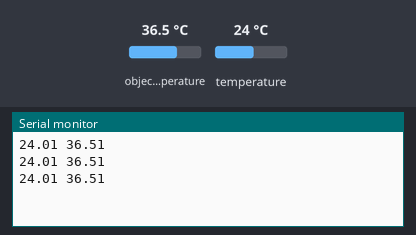
This sketch was run on a simulated Arduino Uno, built with avr-gcc and run on an emulated ATmega328P. Shown: the last lines printed to the serial monitor. The inputs (shaded band) are chosen by the test bench; at power-on: object temperature 36.5 °C, temperature 24 °C.

Above: at 1.3 s.
1.4 s: object temperature set to 20 °C
At 1.9 s:
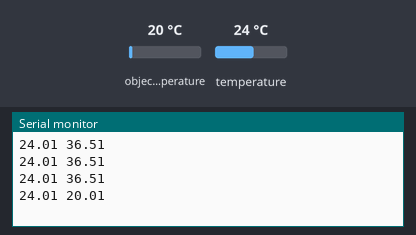
2.9 s: temperature set to 12 °C
At 3.4 s:
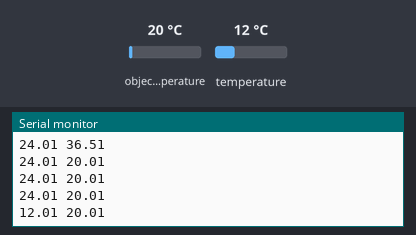
4.4 s: object temperature set to 26 °C
At 4.9 s:
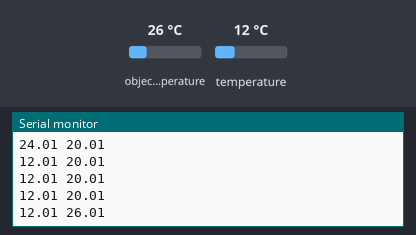
Timing chart, 0 to 7.4 s (numbered marks = the images above; inputs shaded):
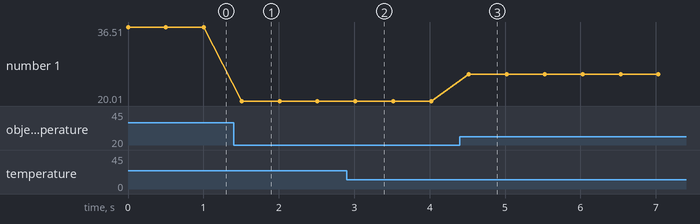

The sketch:

MLX_90614.ino
```cpp
#include <Adafruit_MLX90614.h>
Adafruit_MLX90614 mlx = Adafruit_MLX90614();

void setup() {
  Serial.begin(9600);
  mlx.begin();
}

void loop() {
  Serial.print(mlx.readAmbientTempC());
  Serial.print(" ");
  Serial.print(mlx.readObjectTempC());
  Serial.println();
  delay(500);
}
```

Measured:
- after the input at 1.4 s, the serial monitor: prints a new line after 0.11 s (image 1)
- after the input at 2.9 s, the serial monitor: prints a new line after 0.12 s (image 2)
- after the input at 4.4 s, the serial monitor: prints a new line after 0.12 s (image 3)
- plotted number 1: 36.51 → 20.01 after the input at 1.4 s, 20.01 → 26.01 after the input at 4.4 s
